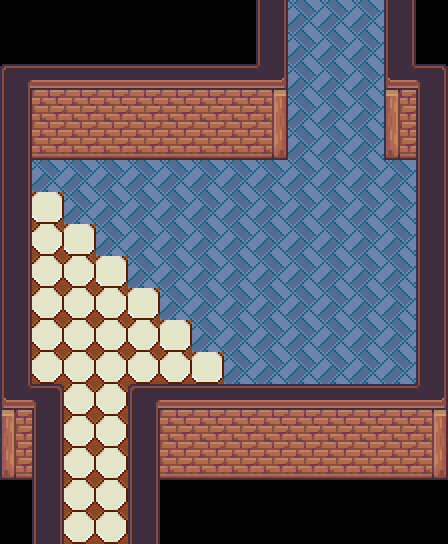

This game map was drawn from its Tiled (.tmx) file and the tilesets committed beside it. A one-line description and the trimmed map source follow:
An orthogonal 14x17 tile map with 32x32 px tiles, 4 tile layers (Tile Layer 1, Tile Layer 2, Tile Layer 3, Above Player), 3 tilesets and 12 objects (8x collision, 4x event).

<map version="1.10" tiledversion="1.10.2" orientation="orthogonal" renderorder="right-down" width="14" height="17" tilewidth="32" tileheight="32" infinite="0" nextlayerid="7" nextobjectid="13">
 <properties>
  <property name="edges" value="clamped" />
  <property name="scenario" value="xero" />
 </properties>
 <tileset firstgid="1" name="core_indoor_stairs" tilewidth="32" tileheight="32" tilecount="2970" columns="45">
  <image source="../gfx/tilesets/core_indoor_stairs.png" width="1440" height="2112" />
 </tileset>
 <tileset firstgid="2971" name="core_indoor_walls" tilewidth="32" tileheight="32" tilecount="3864" columns="46">
  <image source="../gfx/tilesets/core_indoor_walls.png" width="1472" height="2688" />
 </tileset>
 <tileset firstgid="6835" name="core_indoor_floors" tilewidth="32" tileheight="32" tilecount="3864" columns="46">
  <image source="../gfx/tilesets/core_indoor_floors.png" width="1472" height="2688" />
 </tileset>
 <layer id="1" name="Tile Layer 1" width="14" height="17">
  <data>[238 cells, 125 non-empty, 7 distinct tile ids]</data>
 </layer>
 <layer id="2" name="Tile Layer 2" width="14" height="17">
  <data>[238 cells, 92 non-empty, 14 distinct tile ids]</data>
 </layer>
 <layer id="3" name="Tile Layer 3" width="14" height="17">
  <data>[238 cells, 0 non-empty, 0 distinct tile ids]</data>
 </layer>
 <layer id="4" name="Above Player" width="14" height="17">
  <data>[238 cells, 0 non-empty, 0 distinct tile ids]</data>
 </layer>
 <objectgroup color="#ff2600" id="5" name="Collisions">
  <object id="1" type="collision" x="0" y="64" width="288" height="96" />
  <object id="2" type="collision" x="0" y="160" width="32" height="320" />
  <object id="3" type="collision" x="128" y="384" width="320" height="96" />
  <object id="4" type="collision" x="32" y="384" width="32" height="160" />
  <object id="5" type="collision" x="128" y="480" width="32" height="64" />
  <object id="6" type="collision" x="416" y="64" width="32" height="320" />
  <object id="7" type="collision" x="384" y="0" width="32" height="160" />
  <object id="8" type="collision" x="256" y="0" width="32" height="64" />
 </objectgroup>
 <objectgroup color="#fffb00" id="6" name="Events">
  <object id="9" name="teleport to stairwell 2" type="event" x="64" y="512" width="32" height="32">
   <properties>
    <property name="act1" value="transition_teleport player,taba_ba_stairwell_2.tmx,8,1,0.5" />
    <property name="cond1" value="is char_at player" />
    <property name="cond2" value="is char_facing player,down" />
   </properties>
  </object>
  <object id="10" name="teleport to stairwell 2-2" type="event" x="96" y="512" width="32" height="32">
   <properties>
    <property name="act1" value="transition_teleport player,taba_ba_stairwell_2.tmx,9,1,0.5" />
    <property name="cond1" value="is char_at player" />
    <property name="cond2" value="is char_facing player,down" />
   </properties>
  </object>
  <object id="11" name="Stop and talk" type="event" x="32" y="352" width="128" height="32">
   <properties>
    <property name="act1" value="char_stop player" />
    <property name="act2" value="lock_controls" />
    <property name="act3" value="char_move player,up 3" />
    <property name="act4" value="pathfind player,9,8" />
    <property name="act5" value="set_variable foyer_move:done" />
    <property name="act6" value="set_variable foyer_talk:start" />
    <property name="cond1" value="is char_at player" />
    <property name="cond2" value="not variable_set foyer_move:done" />
   </properties>
  </object>
  <object id="12" name="wait up" type="event" x="96" y="64" width="32" height="32">
   <properties>
    <property name="act10" value="translated_dialog tabawaitup" />
    <property name="cond1" value="is variable_set foyer_talk:start" />
   </properties>
  </object>
 </objectgroup>
</map>
